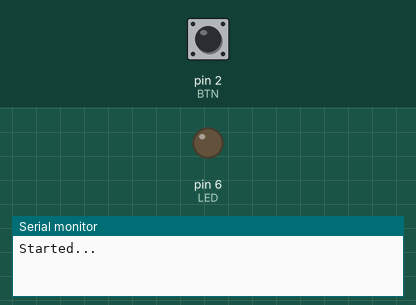
A sketch run on a simulated Arduino Uno, built with avr-gcc and run on an emulated ATmega328P. On the bench: output pins drawn as LEDs (lit = HIGH), the last lines printed to the serial monitor. Dashed ring = blinking. The inputs (shaded band) are chosen by the test bench; at power-on: pin 2 (BTN) HIGH.

Above: at 1.2 s.
1.3 s: pin 2 (BTN) pulled LOW for 1 s
At 2.1 s:
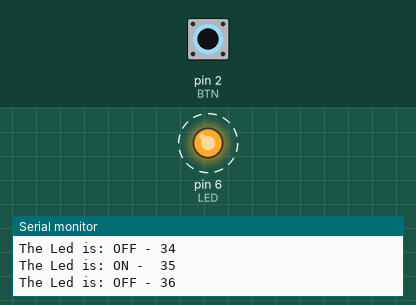
3.8 s: pin 2 (BTN) pulled LOW for 3.2 s
At 8.2 s:
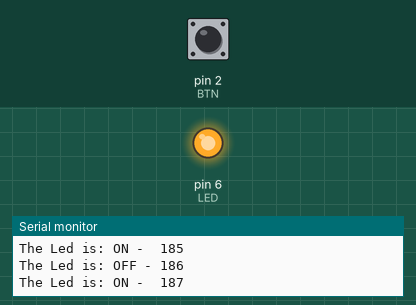
8.5 s: pin 2 (BTN) driven LOW
At 9.4 s:
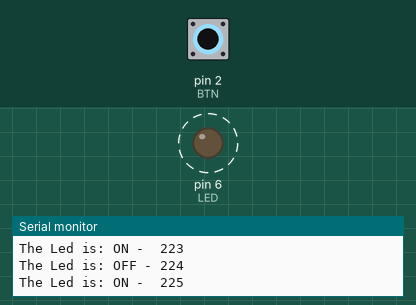
11.5 s: pin 2 (BTN) pulsed HIGH 2 times (0.12 s each, 0.3 s apart)
Timing chart, 0 to 16.1 s (numbered marks = the images above; inputs shaded):
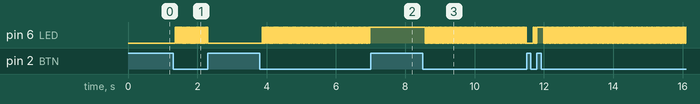

The sketch:

Debounce_before.ino
```cpp
#define BTN 2
#define LED 6
int counter = 0;
bool state = false;

void setup()
{
  pinMode(BTN,INPUT_PULLUP);
  pinMode(LED,OUTPUT);
  Serial.begin(9600);
  Serial.println("Started...");
}

void loop()
{
  if(digitalRead(BTN)==LOW)
  {
    state = !state;
    digitalWrite(LED,state);
    counter++;
    Serial.print("The Led is: ");
    if(state)
    {
      Serial.print("ON -  ");
      Serial.println(counter);
    }
    else
    {
      Serial.print("OFF - ");
      Serial.println(counter);
    }
  }
}
```

Measured:
- after the input at 1.3 s, pin 6 (LED): alternates HIGH for 0.02 s and LOW for 0.02 s, 42 changes in all, then stays LOW, starting after 0.06 s
- after the input at 3.8 s, pin 6 (LED): alternates HIGH for 0.02 s and LOW for 0.02 s, 133 changes in all, then stays HIGH, starting after 0.07 s
- after the input at 8.5 s, pin 6 (LED): alternates HIGH for 0.02 s and LOW for 0.02 s, starting after 0.08 s
